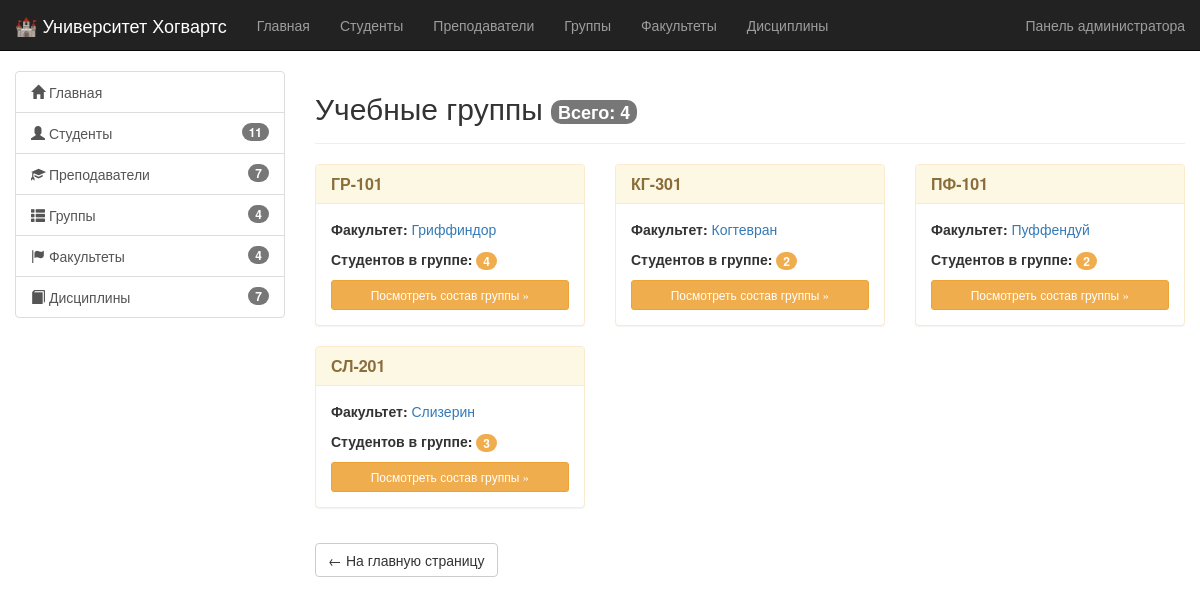
The app's page /groups/ with its own data.
### students/models.py (models this page shows, shortened)
class Group(models.Model):
    name = models.CharField(max_length=50, verbose_name="Название группы")
    faculty = models.ForeignKey(Faculty, on_delete=models.CASCADE, verbose_name="Факультет", related_name='groups')
    class Meta:
        verbose_name = "Группа"
        verbose_name_plural = "Группы"
        ordering = ['name']

class Faculty(models.Model):
    name = models.CharField(max_length=100, verbose_name="Факультет")
    description = models.TextField(verbose_name="Описание", blank=True)
    class Meta:
        verbose_name = "Факультет"
        verbose_name_plural = "Факультеты"
        ordering = ['name']

### students/views.py (the view)
# urls.py: path('groups/', views.GroupListView.as_view(), name='group_list'),
class GroupListView(ListView):
    model = Group
    template_name = 'students/group_list.html'
    context_object_name = 'groups'
    def get_queryset(self):
        return Group.objects.select_related('faculty').prefetch_related('students').all().order_by('name')
    def get_context_data(self, **kwargs):
        context = super().get_context_data(**kwargs)
        context['total_count'] = Group.objects.count()
        return context

### students/context_processors.py (called while the page is built)
def counts(request):
    return {
        'num_students': Student.objects.count(),
        'num_teachers': Teacher.objects.count(),
        'num_groups': Group.objects.count(),
        'num_faculties': Faculty.objects.count(),
        'num_disciplines': Discipline.objects.count(),
    }

### students/templates/students/group_list.html (shortened to what this page needs)
{% extends "base_generic.html" %}
{% block content %}
<div class="page-header" style="margin-top: 0;">
  <h2>
    Учебные группы
    <span class="badge" style="font-size: 18px; vertical-align: middle;">Всего: {{ total_count }}</span>
  </h2>
</div>
<div class="row">
  {% for group in groups %}
    <div class="col-sm-6 col-md-4">
      <div class="panel panel-warning">
        <div class="panel-heading">
          <h3 class="panel-title" style="font-weight: bold;">{{ group.name }}</h3>
        </div>
        <div class="panel-body">
          <p><strong>Факультет:</strong> <a href="{% url 'faculty_detail' group.faculty.pk %}">{{ group.faculty.name }}</a></p>
          <p>
            <strong>Студентов в группе:</strong>
            <span class="badge" style="background-color: #f0ad4e;">{{ group.students.count }}</span>
          </p>
          <a href="{% url 'group_detail' group.pk %}" class="btn btn-warning btn-sm btn-block">
            Посмотреть состав группы &raquo;
          </a>
        </div>
      </div>
    </div>
  {% empty %}
    <div class="col-sm-12">
      <div class="alert alert-warning">
        Учебные группы пока не созданы.
      </div>
    </div>
  {% endfor %}
</div>
<p style="margin-top: 15px;">
  <a href="{% url 'index' %}" class="btn btn-default">&larr; На главную страницу</a>
</p>
{% endblock %}

### records on screen
Group: name "ГР-101", faculty.name "Гриффиндор", students.count "4"
Group: name "КГ-301", faculty.name "Когтевран", students.count "2"
Group: name "ПФ-101", faculty.name "Пуффендуй", students.count "2"
Group: name "СЛ-201", faculty.name "Слизерин", students.count "3"

### other values on screen
{{ num_students }} "11"
{{ num_teachers }} "7"
{{ num_groups }} "4"
{{ num_faculties }} "4"
{{ num_disciplines }} "7"
{{ total_count }} "4"
